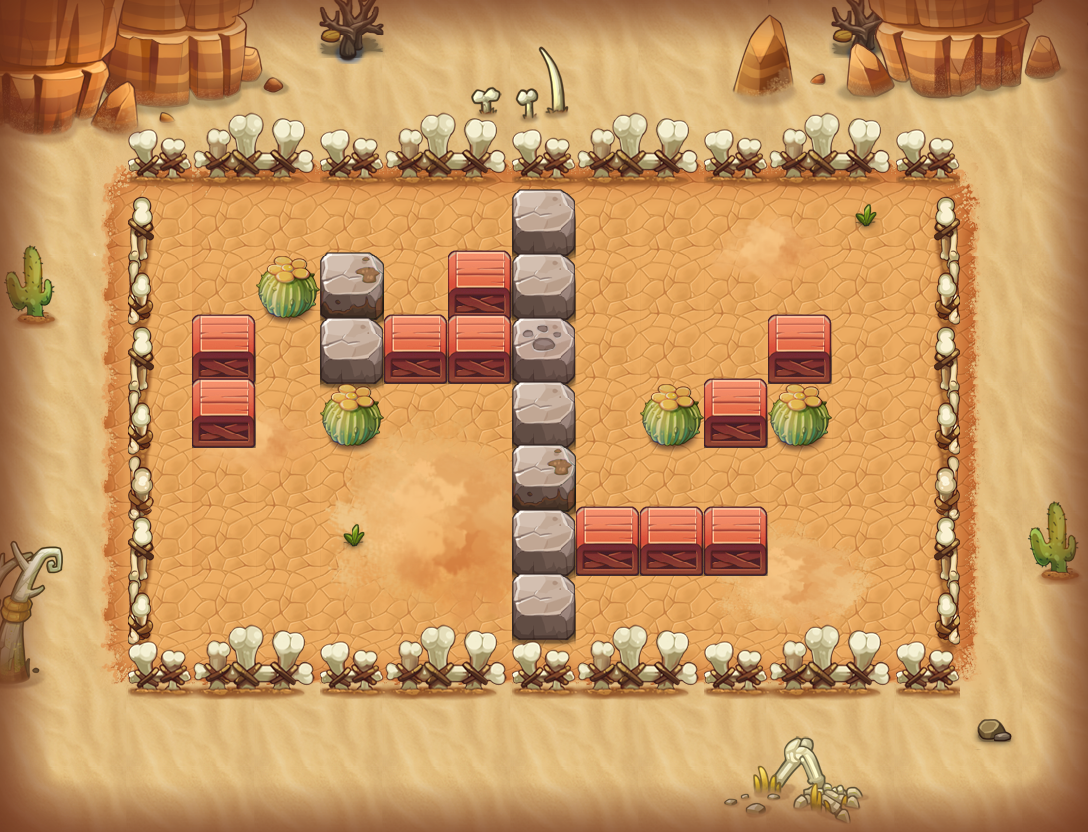

This is a level from a 2D game, rendered from its Tiled map with the project's own tilesets. A one-line summary and the map file follow, with tile-layer data summarised:
An orthogonal 17x13 tile map with 64x64 px tiles, 15 tile layers (PASS, 块层 15, 块层16, 块层 4, ...) and 5 objects (2x TRAP, 2x sc1, PLAYER).

<map version="1.0" orientation="orthogonal" width="17" height="13" tilewidth="64" tileheight="64">
 <properties>
  <property name="DESTRY1" value="255" />
  <property name="DESTRY2" value="314" />
  <property name="DESTRY_COUNT" value="2" />
  <property name="EXP" value="185" />
  <property name="ITEM" value="D003" />
  <property name="MONEY" value="278" />
  <property name="START_SCRIPT" value="lv11" />
 </properties>
 <tileset firstgid="1" name="hmpy" tilewidth="64" tileheight="64">
  <image source="hmpy-hd.png" width="1000" height="2048" />
 </tileset>
 <layer name="PASS" width="17" height="13">
  <data>[221 cells, 167 non-empty, 10 distinct tile ids]</data>
 </layer>
 <layer name="块层 15" width="17" height="13">
  <data>[221 cells, 135 non-empty, 25 distinct tile ids]</data>
 </layer>
 <layer name="块层16" width="17" height="13">
  <data>[221 cells, 36 non-empty, 29 distinct tile ids]</data>
 </layer>
 <layer name="块层 4" width="17" height="13">
  <data>[221 cells, 50 non-empty, 38 distinct tile ids]</data>
 </layer>
 <layer name="块层 3" width="17" height="13">
  <data>[221 cells, 54 non-empty, 12 distinct tile ids]</data>
 </layer>
 <layer name="块层 5" width="17" height="13">
  <data>[221 cells, 44 non-empty, 24 distinct tile ids]</data>
 </layer>
 <layer name="块层 2" width="17" height="13">
  <data>[221 cells, 57 non-empty, 17 distinct tile ids]</data>
 </layer>
 <layer name="SHELTER 9" width="17" height="13">
  <data>[221 cells, 12 non-empty, 3 distinct tile ids]</data>
 </layer>
 <layer name="SHELTER 8" width="17" height="13">
  <data>[221 cells, 1 non-empty, 1 distinct tile ids]</data>
 </layer>
 <layer name="SHELTER 7" width="17" height="13">
  <data>[221 cells, 4 non-empty, 2 distinct tile ids]</data>
 </layer>
 <layer name="SHELTER 6" width="17" height="13">
  <data>[221 cells, 1 non-empty, 1 distinct tile ids]</data>
 </layer>
 <layer name="SHELTER 5" width="17" height="13">
  <data>[221 cells, 3 non-empty, 2 distinct tile ids]</data>
 </layer>
 <layer name="SHELTER 4" width="17" height="13">
  <data>[221 cells, 6 non-empty, 3 distinct tile ids]</data>
 </layer>
 <layer name="SHELTER 3" width="17" height="13">
  <data>[221 cells, 3 non-empty, 3 distinct tile ids]</data>
 </layer>
 <layer name="SHELTER 2" width="17" height="13">
  <data>[221 cells, 1 non-empty, 1 distinct tile ids]</data>
 </layer>
 <objectgroup name="对象层 1" width="34" height="26">
  <object name="mp2" type="TRAP" x="576" y="256" width="64" height="64">
   <properties>
    <property name="trap_ani" value="mp.actor" />
    <property name="trap_floor" value="true" />
    <property name="trap_id" value="0" />
    <property name="trap_script" value="trap_moveto(&quot;PLAYER&quot;, &quot;mp2&quot;,target(&quot;mp1&quot;):getX(),target(&quot;mp1&quot;):getY() );" />
    <property name="trap_sound_id" value="1" />
    <property name="trap_start_mode" value="0" />
    <property name="trap_state" value="open" />
   </properties>
  </object>
  <object name="PLAYER" type="PLAYER" x="320" y="192" width="64" height="64" />
  <object name="sc1" x="256" y="512" width="64" height="64">
   <properties>
    <property name="quality" value="sc1.quality" />
   </properties>
  </object>
  <object name="sc1" x="832" y="512" width="64" height="64">
   <properties>
    <property name="quality" value="sc1.quality" />
   </properties>
  </object>
  <object name="mp1" type="TRAP" x="448" y="512" width="64" height="64">
   <properties>
    <property name="trap_ani" value="mp.actor" />
    <property name="trap_floor" value="true" />
    <property name="trap_id" value="0" />
    <property name="trap_script" value="trap_moveto(&quot;PLAYER&quot;, &quot;mp1&quot;,target(&quot;mp2&quot;):getX(),target(&quot;mp2&quot;):getY() );" />
    <property name="trap_sound_id" value="1" />
    <property name="trap_start_mode" value="0" />
    <property name="trap_state" value="open" />
   </properties>
  </object>
 </objectgroup>
</map>
